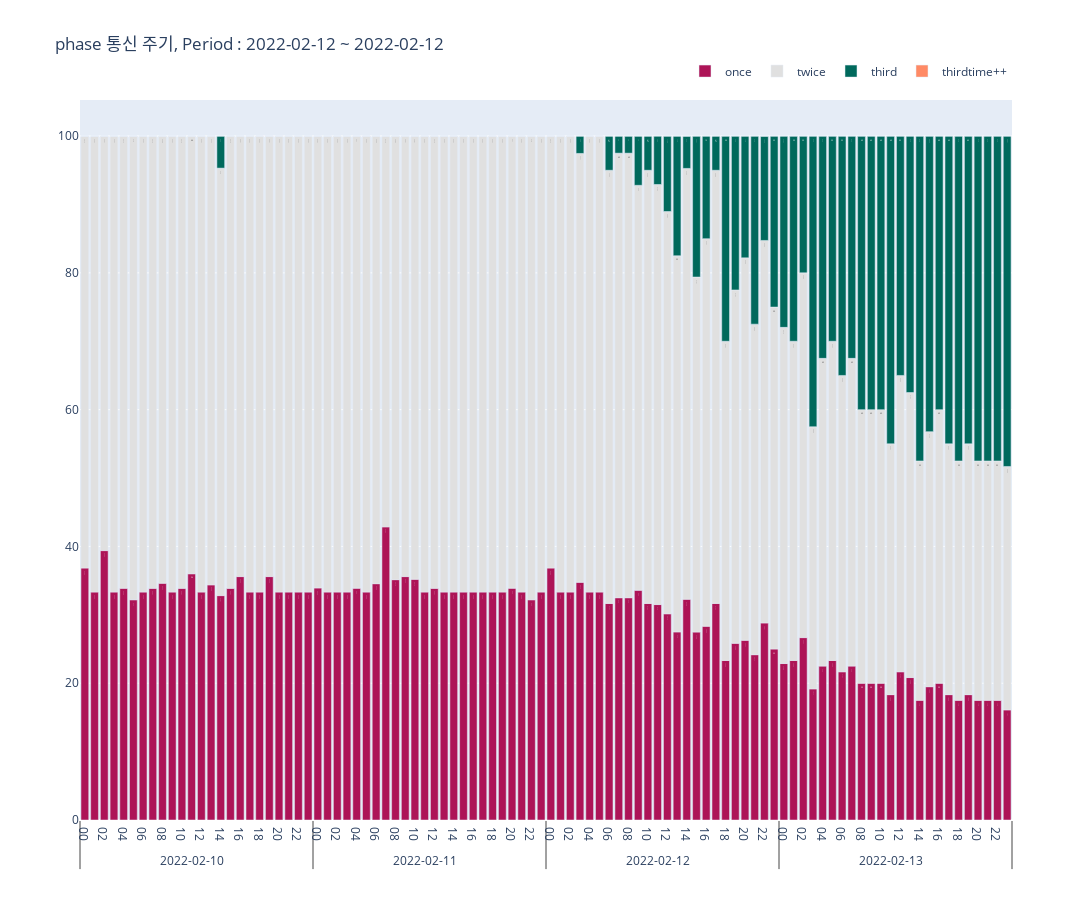
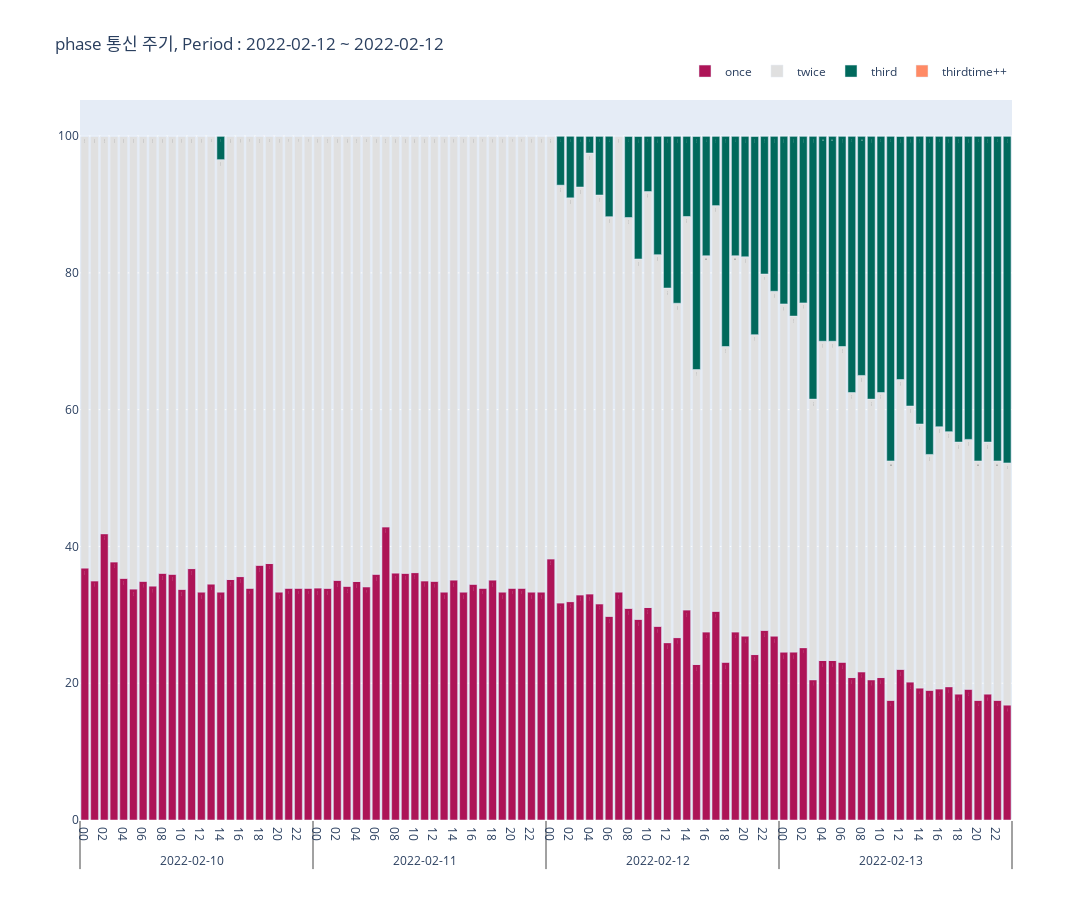
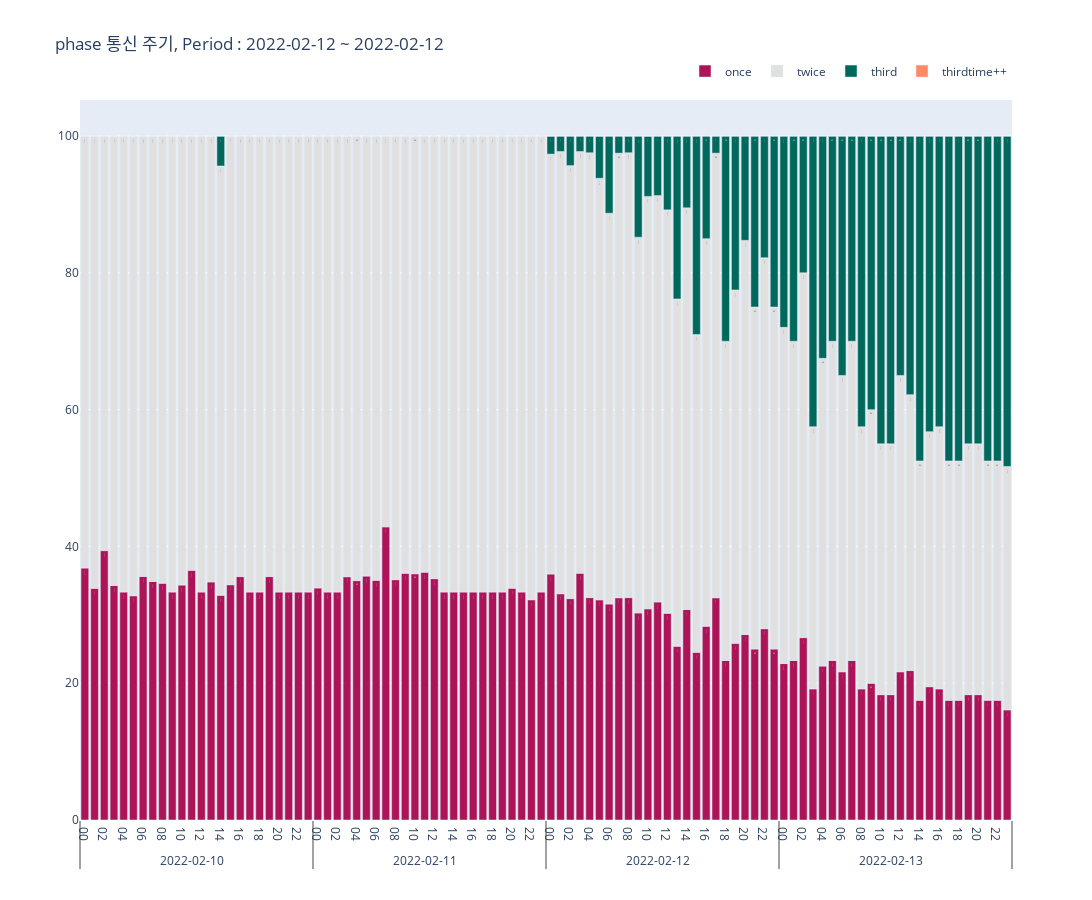

Write notebook code for charts like these, in order.
### Code cell
for order, phase in enumerate(['A','B','C'],1):
    tt = ratio[['day','hour','phase','once','twice','thirtime','over3']].loc[ratio.phase == phase]
    x = [tt.day, tt.hour]
    fig=go.Figure()
    fig.add_trace(go.Bar(x=x,y=tt.once,text = tt["once"], name='once', marker_color='#ad1457',), )
    fig.add_trace(go.Bar(x=x,y=tt.twice,text = tt["twice"], name='twice', marker_color='#e0e0e0',), )
    fig.add_trace(go.Bar(x=x,y=tt.thirtime,text = tt["thirtime"], name='third', marker_color='#00695c',), )
    fig.add_trace(go.Bar(x=x,y=tt.over3,text = tt["over3"], name='thirdtime++', marker_color='#ff8a65',), )
    
    fig.update_layout(barmode='relative', title_text=f"phase 통신 주기, Period : {df_temp.day.min()} ~ {df_temp.day.max()}",
                        autosize=False, width=1600,height=900,)
    fig.update_layout(legend=dict(orientation="h",yanchor="bottom",y=1.02,xanchor="right",x=1))
    fig.show()
